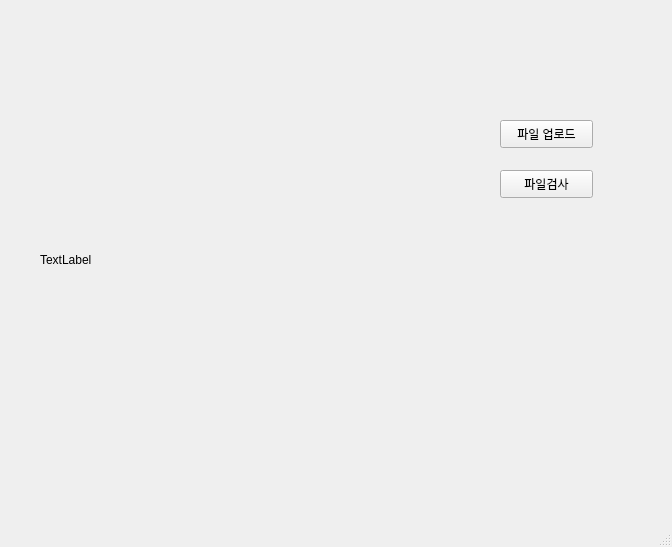
<?xml version="1.0" encoding="UTF-8"?>
<ui version="4.0">
 <class>MainWindow</class>
 <widget class="QMainWindow" name="MainWindow">
  <property name="geometry">
   <rect>
    <x>0</x>
    <y>0</y>
    <width>672</width>
    <height>547</height>
   </rect>
  </property>
  <property name="windowTitle">
   <string>MainWindow</string>
  </property>
  <widget class="QWidget" name="centralwidget">
   <widget class="QPushButton" name="pushButton">
    <property name="geometry">
     <rect>
      <x>500</x>
      <y>120</y>
      <width>93</width>
      <height>28</height>
     </rect>
    </property>
    <property name="text">
     <string>파일 업로드</string>
    </property>
   </widget>
   <widget class="QLabel" name="label">
    <property name="geometry">
     <rect>
      <x>40</x>
      <y>10</y>
      <width>400</width>
      <height>500</height>
     </rect>
    </property>
    <property name="text">
     <string>TextLabel</string>
    </property>
    <property name="scaledContents">
     <bool>true</bool>
    </property>
   </widget>
   <widget class="QPushButton" name="pushButton_2">
    <property name="geometry">
     <rect>
      <x>500</x>
      <y>170</y>
      <width>93</width>
      <height>28</height>
     </rect>
    </property>
    <property name="text">
     <string>파일검사</string>
    </property>
   </widget>
  </widget>
  <widget class="QMenuBar" name="menubar">
   <property name="geometry">
    <rect>
     <x>0</x>
     <y>0</y>
     <width>672</width>
     <height>26</height>
    </rect>
   </property>
  </widget>
  <widget class="QStatusBar" name="statusbar"/>
 </widget>
 <resources/>
 <connections/>
</ui>
